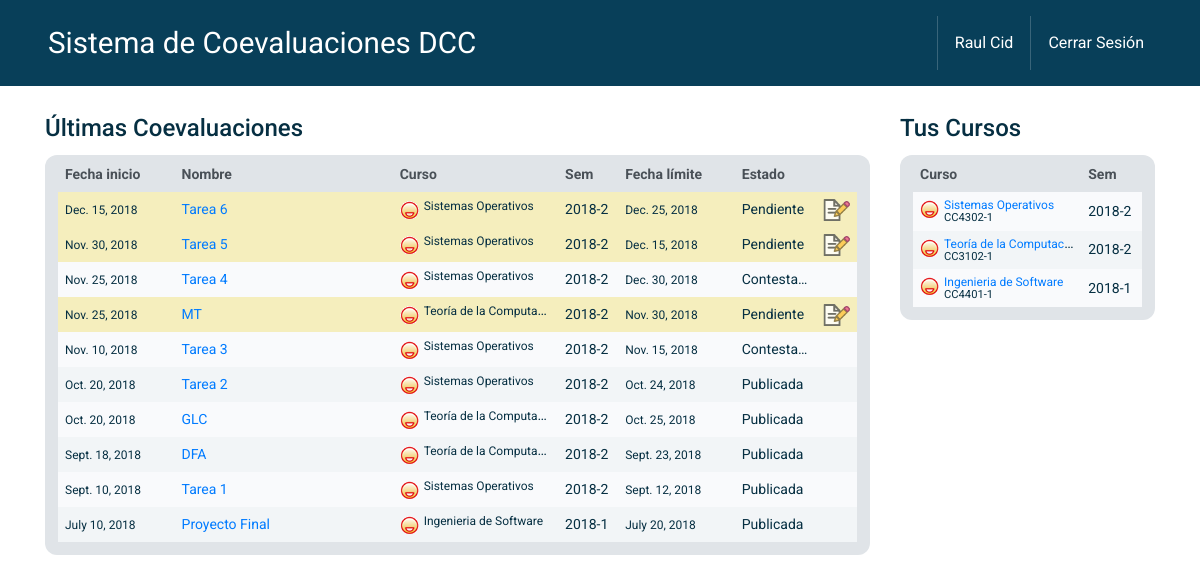
Screenshot of /tarea4/home/ (signed in) with the database file from the repository.
### tarea4/models.py (models this page shows)
class Coevaluacion(models.Model):
    nombre = models.CharField(max_length=30)
    listaEstados = (('ABIERTA', 'abierta'), ('CERRADA', 'cerrada'), ('PUBLICADA', 'publicada'))
    estado = models.CharField(max_length=20, choices=listaEstados, default='abierta')
    fecha_inicio = models.DateField()
    fecha_termino = models.DateField()
    curso = models.ForeignKey(Curso, on_delete=models.CASCADE)
    preguntas = models.ForeignKey(Pregunta, on_delete=models.SET_NULL, null=True)

class Curso(models.Model):
    class Meta:
        unique_together = (('Codigo', 'Seccion', 'Ano', 'Semestre'),)
    Nombre = models.CharField(max_length=30)
    Codigo = models.CharField(max_length=10)
    Seccion = models.IntegerField()
    Ano = models.IntegerField()
    Semestre = models.CharField(max_length=10)

### tarea4/views.py (the view)
# urls.py: path('home/', views.landingPageEstudiante, name='landingPage'),
def landingPageEstudiante(request):
    userID = request.user.id  # placeholder para la id correcta.
    userNombre = request.user.first_name + " " + request.user.last_name
    cursos = Curso.objects.filter(usuariocurso__user=userID)
    coevals = Coevaluacion.objects.filter(curso__usuariocurso__user=userID).order_by('-fecha_inicio')
    listaCurso = []
    listaCoev = []
    cont = 0;
    for curso in cursos.order_by('-Ano', '-Semestre'):
        listaCurso.append({"cargo": curso.usuariocurso_set.get(user=userID).cargo.lower(), "nombre": curso.Nombre,
                           "codigo": curso.Codigo + "-" + str(curso.Seccion),
                           "semestre": str(curso.Ano) + "-" + str(curso.Semestre),
                           "id": curso.id})
    for coev in coevals:
        if cont >= 10:
            break
        grupo = Grupo.objects.get(curso=coev.curso, estudiante=userID).estudiante.all()
        contestada = True
        for integrante in grupo:
            if integrante.id != userID:
                if not Respuestas.objects.filter(coevaluacion=coev.id, estudianteEvaluado=integrante.id, estudianteRespondedor=userID).exists():
                    contestada = False;
                    break
        estado = ""
        if contestada and coev.estado.lower() == "publicada":
            estado = "publicada"
        elif contestada:
            estado = "contestada"
        elif coev.estado.lower() == "abierta":
            estado = "pendiente"
        else:
            estado = coev.estado.lower()
        listaCoev.append({'estadoTr': estado, 'fechaInicio': coev.fecha_inicio, 'nombre': coev.nombre,
                          'cursoNombre': coev.curso.Nombre, 'cursoCod': coev.curso.Codigo,
                          'cursoSemestre': str(coev.curso.Ano) + "-" + str(coev.curso.Semestre),
                          'fechaFin': coev.fecha_termino, 'estado': estado.capitalize(),
                          'cargo': coev.curso.usuariocurso_set.get(user=userID).cargo.lower(), "id": coev.id})
        cont += 1
    return render(request, 'landingPageEstudiante.html', {'listaCoev': listaCoev, 'listaCurso': listaCurso, 'userNombre': userNombre})

### templates/tarea4/landingPageEstudiante.html (shortened to what this page needs)
<!DOCTYPE html>
<html lang="en">
<head>
    {% load static %}
    <link rel="stylesheet" type="text/css" href="{% static 'tarea4/css/bootstrap.min.css' %}"/>
    <link rel="stylesheet" type="text/css" href="{% static 'tarea4/css/coeval.css' %}"/>
</head>
<body>
    <nav class="navbar navbar-expand-lg navbar-dark bg-dark px-5 py-3">
        <a class="navbar-brand" href="{% url 'landingPage' %}">Sistema de Coevaluaciones DCC</a>
        <div class="collapse navbar-collapse" id="navbarSupportedContent">
            <ul class="navbar-nav ml-auto">
                <li class="nav-item">
                    <a class="nav-link" href="{% url 'perfil' %}">{{ userNombre }}</a>
                </li>
                <li class="nav-item">
                    <a class="nav-link" href="{% url 'logout' %}">Cerrar Sesión</a>
                </li>
            </ul>
        </div>
    </nav>
    <div class="container mt-4">
        <div class="row">
            <div class="col-md-9">
                <h4 class="d-inline-block mt-1">Últimas Coevaluaciones</h4>
                <div class="table-wrap table-responsive my-1">
                    <table class="table table-coeval table-striped table-hover mb-0">
                        <thead class="thead-light">
                            <tr>
                                <th class="th-fecha">Fecha inicio</th>
                                <th class="th-titulo">Nombre</th>
                                <th class="th-curso">Curso</th>
                                <th class="th-semestre">Sem</th>
                                <th class="th-fecha">Fecha límite</th>
                                <th class="th-estado">Estado</th>
                                <th class="th-iconos"></th>
                            </tr>
                        </thead>
                        <tbody>
                            {%  for coev in listaCoev %}
                            <tr class="tr-{{ coev.estadoTr }}">
                                <td class="td-fecha">
                                    {{ coev.fechaInicio }}
                                </td>
                                <td> <a href="{% url 'fichaCoevaluacion' coev.id %}"> {{ coev.nombre }}</a> </td>
                                <td class="td-curso-full">
                                    <div class="cargos cargos-{{ coev.cargo }} tooltip-custom">
                                    </div>
                                    <span class="curso-nombre">{{ coev.cursoNombre }}</span>
                                    <br>
                                </td>
                                <td>{{ coev.cursoSemestre }}</td>
                                <td class="td-fecha">
                                    {{ coev.fechaFin }}
                                </td>
                                <td>{{ coev.estado }}</td>
                                <td class="td-icon">
                                    {% if coev.estado == 'Pendiente' %}
                                    <a href="{% url 'fichaCoevaluacion' coev.id %}" title="Responder coevaluación"><img class="clickable-icon answer-icon wiggle" src="{%  static 'tarea4/icon/answer-icon.png'%}" alt="Responder coevaluación" width="28" height="28"></a>
                                    {% endif %}
                                </td>
                            </tr>
                            {% endfor %}
                        </tbody>
                    </table>
                </div>
            </div>
            <div class="col-md-3 mb-3">
                <h4 class="d-inline-block mt-1">Tus Cursos</h4>
                <div class="table-wrap table-responsive my-1">
                    <table class="table table-cursos table-striped table-hover mb-0">
                        <thead class="thead-light">
                            <tr>
                                <th>Curso</th>
                                <th class="th-semestre">Sem</th>
                            </tr>
                        </thead>
                        <tbody>
                            {% for curso in listaCurso %}
                            <tr>
                                <td class="td-curso-full">
                                    <div class="cargos cargos-{{ curso.cargo }} tooltip-custom">
                                    </div>
                                    <a href="{% url 'fichaCursoEstudiante' curso.id %}"> <span class="curso-nombre">{{ curso.nombre }}</span> </a>
                                    <br>
                                    <span class="curso-codigo">{{ curso.codigo }}</span>
                                </td>
                                <td>{{ curso.semestre }}</td>
                            </tr>
                            {% endfor %}
                        </tbody>
                    </table>
                </div>
            </div>
        </div>
    </div>
</body>
</html>

### tarea4/static/tarea4/css/coeval.css (style rules this page uses)
body { font-family: Roboto; margin-bottom: 30px; color: #062f42; overflow-y: scroll; }
.navbar.bg-dark { background-color: #083f59!important; }
.navbar-dark .navbar-nav .nav-link, .navbar-dark .navbar-nav .nav-link:focus, .navbar-dark .navbar-nav .nav-link:hover { color: #fff; }
.navbar a { color: #fff; border-radius: 20px; }
.navbar-brand { font-weight: normal; font-size: 1.85em; }
.nav-item { padding-top: .45rem; padding-bottom: .45rem; }
.table-wrap, .gestionar-wrap { background-color: #e0e4e8; padding: 2px 13px 13px 13px; border-radius: 12px; }
.table thead th { font-weight: bold; border-style: none; }
.table .thead-light th { background-color: #e0e4e8; }
.table { font-size: 0.875rem; table-layout: fixed; white-space: nowrap; }
.table tbody { background-color: #f9fafc; }
.table-striped tbody tr:nth-of-type(odd) { background-color: #f9fafc; }
.table-striped tbody tr:nth-of-type(even) { background-color: #f2f5f7; }
.table.table-hover tr { cursor: pointer; }
.table tr, .table td, .table th { border-style: none; vertical-align: middle!important; }
.table td, .table th { padding: 0.4375rem; overflow: hidden; text-overflow: ellipsis; }
.td-fecha { font-size: 0.75rem; }
.td-curso-full { line-height: 0.7rem; }
.td-curso-full .curso-nombre { font-size: 0.75rem; }
.td-curso-full .curso-codigo { font-size: 0.7rem; }
td.td-icon { padding: 0.2rem; }
.th-fecha { width: 6.2rem }
.th-titulo { width: 11.6rem }
.th-curso { width: 8.8rem }
.th-semestre { width: 3.2rem }
.th-estado { width: 4.5rem }
.th-iconos { width: 2rem }
.table-cursos .th-semestre, .table-cursos-perfil .th-semestre { width: 3.8rem; }
.tr-pendiente { background-color: #f5eebd!important; }
.tooltip-custom { position: relative; display: inline-block; }
.clickable-icon { opacity: 0.8; -webkit-transition: .25s cubic-bezier(0.85, -1.93, 0.2, 3.29); -moz-transition: .25s cubic-bezier(0.85, -1.93, 0.2, 3.29); transition: .25s cubic-bezier(0.85, -1.93, 0.2, 3.29); }
.cargos { float: left; width: 19px; height: 19px; background-position: center; background-repeat: no-repeat; margin-right: 5px; }
.cargos-alumno { background-image: url(../icon/cargos-alumno.png) }
.tr-pendiente { -webkit-animation: notif-pendiente 3s ease-out 0.7s 1 normal; -moz-animation: notif-pendiente 3s ease-out 0.7s 1 normal; -o-animation: notif-pendiente 3s ease-out 0.7s 1 normal; animation: notif-pendiente 3s ease-out 0.7s 1 normal; }
.clickable-icon.wiggle { -webkit-animation: wiggle 1.8s ease .7s infinite normal; -moz-animation: wiggle 1.8s ease .7s infinite normal; -o-animation: wiggle 1.8s ease .7s infinite normal; animation: wiggle 1.8s ease .7s infinite normal; }

### rows the page displays
Coevaluacion: fechaInicio "Dec. 15, 2018", nombre "Tarea 6", fechaFin "Dec. 25, 2018"
Curso: cursoNombre "Sistemas Operativos" "Sistemas Operativos" "Sistemas Operativos" "Sistemas Operativos" "Sistemas Operativos" "Sistemas Operativos", nombre "Sistemas Operativos"
Coevaluacion: fechaInicio "Nov. 30, 2018", nombre "Tarea 5", fechaFin "Dec. 15, 2018"
Coevaluacion: fechaInicio "Nov. 25, 2018", nombre "Tarea 4", fechaFin "Dec. 30, 2018"
Coevaluacion: fechaInicio "Nov. 25, 2018", nombre "MT", fechaFin "Nov. 30, 2018"
Curso: cursoNombre "Teoría de la Computa…" "Teoría de la Computa…" "Teoría de la Computa…", nombre "Teoría de la Computac…"
Coevaluacion: fechaInicio "Nov. 10, 2018", nombre "Tarea 3", fechaFin "Nov. 15, 2018"
Coevaluacion: fechaInicio "Oct. 20, 2018", nombre "Tarea 2", fechaFin "Oct. 24, 2018"
Coevaluacion: fechaInicio "Oct. 20, 2018", nombre "GLC", fechaFin "Oct. 25, 2018"
Coevaluacion: fechaInicio "Sept. 18, 2018", nombre "DFA", fechaFin "Sept. 23, 2018"
Coevaluacion: fechaInicio "Sept. 10, 2018", nombre "Tarea 1", fechaFin "Sept. 12, 2018"
Coevaluacion: fechaInicio "July 10, 2018", nombre "Proyecto Final", fechaFin "July 20, 2018"
Curso: cursoNombre "Ingenieria de Software", nombre "Ingenieria de Software"

### other values shown
{{ userNombre }} "Raul Cid"
{{ coev.cursoSemestre }} "2018-2" "2018-2" "2018-2" "2018-2" "2018-2" "2018-2" "2018-2" "2018-2" "2018-2" "2018-1"
{{ coev.estado }} "Pendiente" "Pendiente" "Contestada" "Pendiente" "Contestada" "Publicada" "Publicada" "Publicada" "Publicada" "Publicada"
{{ curso.codigo }} "CC4302-1" "CC3102-1" "CC4401-1"
{{ curso.semestre }} "2018-2" "2018-2" "2018-1"
